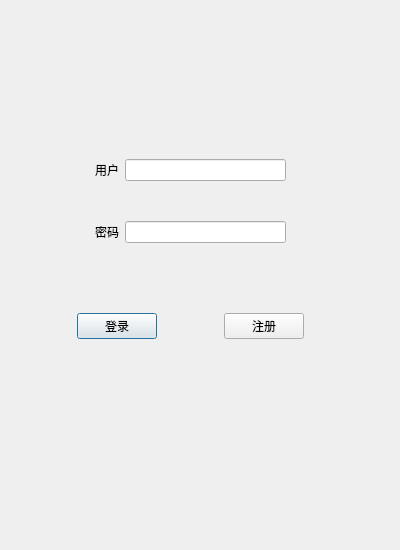
<?xml version="1.0" encoding="UTF-8"?>
<ui version="4.0">
 <class>Login</class>
 <widget class="QDialog" name="Login">
  <property name="minimumSize">
   <size>
    <width>400</width>
    <height>550</height>
   </size>
  </property>
  <property name="maximumSize">
   <size>
    <width>400</width>
    <height>550</height>
   </size>
  </property>
  <property name="windowTitle">
   <string>Login</string>
  </property>
  <widget class="QWidget" name="">
   <property name="geometry">
    <rect>
     <x>10</x>
     <y>90</y>
     <width>361</width>
     <height>321</height>
    </rect>
   </property>
   <layout class="QVBoxLayout" name="verticalLayout">
    <property name="leftMargin">
     <number>5</number>
    </property>
    <property name="topMargin">
     <number>5</number>
    </property>
    <property name="rightMargin">
     <number>5</number>
    </property>
    <property name="bottomMargin">
     <number>5</number>
    </property>
    <item>
     <spacer name="verticalSpacer_3">
      <property name="orientation">
       <enum>Qt::Vertical</enum>
      </property>
      <property name="sizeType">
       <enum>QSizePolicy::Fixed</enum>
      </property>
      <property name="sizeHint" stdset="0">
       <size>
        <width>20</width>
        <height>60</height>
       </size>
      </property>
     </spacer>
    </item>
    <item>
     <layout class="QHBoxLayout" name="horizontalLayout">
      <item>
       <spacer name="horizontalSpacer">
        <property name="orientation">
         <enum>Qt::Horizontal</enum>
        </property>
        <property name="sizeType">
         <enum>QSizePolicy::Fixed</enum>
        </property>
        <property name="sizeHint" stdset="0">
         <size>
          <width>80</width>
          <height>20</height>
         </size>
        </property>
       </spacer>
      </item>
      <item>
       <widget class="QLabel" name="label">
        <property name="text">
         <string>用户</string>
        </property>
       </widget>
      </item>
      <item>
       <widget class="QLineEdit" name="lineEdit"/>
      </item>
      <item>
       <spacer name="horizontalSpacer_2">
        <property name="orientation">
         <enum>Qt::Horizontal</enum>
        </property>
        <property name="sizeType">
         <enum>QSizePolicy::Fixed</enum>
        </property>
        <property name="sizeHint" stdset="0">
         <size>
          <width>80</width>
          <height>20</height>
         </size>
        </property>
       </spacer>
      </item>
     </layout>
    </item>
    <item>
     <spacer name="verticalSpacer">
      <property name="orientation">
       <enum>Qt::Vertical</enum>
      </property>
      <property name="sizeType">
       <enum>QSizePolicy::Fixed</enum>
      </property>
      <property name="sizeHint" stdset="0">
       <size>
        <width>20</width>
        <height>30</height>
       </size>
      </property>
     </spacer>
    </item>
    <item>
     <layout class="QHBoxLayout" name="horizontalLayout_2">
      <item>
       <spacer name="horizontalSpacer_3">
        <property name="orientation">
         <enum>Qt::Horizontal</enum>
        </property>
        <property name="sizeType">
         <enum>QSizePolicy::Fixed</enum>
        </property>
        <property name="sizeHint" stdset="0">
         <size>
          <width>80</width>
          <height>20</height>
         </size>
        </property>
       </spacer>
      </item>
      <item>
       <widget class="QLabel" name="label_2">
        <property name="text">
         <string>密码</string>
        </property>
       </widget>
      </item>
      <item>
       <widget class="QLineEdit" name="lineEdit_2"/>
      </item>
      <item>
       <spacer name="horizontalSpacer_4">
        <property name="orientation">
         <enum>Qt::Horizontal</enum>
        </property>
        <property name="sizeType">
         <enum>QSizePolicy::Fixed</enum>
        </property>
        <property name="sizeHint" stdset="0">
         <size>
          <width>80</width>
          <height>20</height>
         </size>
        </property>
       </spacer>
      </item>
     </layout>
    </item>
    <item>
     <spacer name="verticalSpacer_2">
      <property name="orientation">
       <enum>Qt::Vertical</enum>
      </property>
      <property name="sizeType">
       <enum>QSizePolicy::Fixed</enum>
      </property>
      <property name="sizeHint" stdset="0">
       <size>
        <width>20</width>
        <height>60</height>
       </size>
      </property>
     </spacer>
    </item>
    <item>
     <layout class="QHBoxLayout" name="horizontalLayout_3">
      <item>
       <spacer name="horizontalSpacer_5">
        <property name="orientation">
         <enum>Qt::Horizontal</enum>
        </property>
        <property name="sizeHint" stdset="0">
         <size>
          <width>40</width>
          <height>20</height>
         </size>
        </property>
       </spacer>
      </item>
      <item>
       <widget class="QPushButton" name="pushButton">
        <property name="text">
         <string>登录</string>
        </property>
       </widget>
      </item>
      <item>
       <spacer name="horizontalSpacer_7">
        <property name="orientation">
         <enum>Qt::Horizontal</enum>
        </property>
        <property name="sizeHint" stdset="0">
         <size>
          <width>40</width>
          <height>20</height>
         </size>
        </property>
       </spacer>
      </item>
      <item>
       <widget class="QPushButton" name="pushButton_2">
        <property name="text">
         <string>注册</string>
        </property>
       </widget>
      </item>
      <item>
       <spacer name="horizontalSpacer_6">
        <property name="orientation">
         <enum>Qt::Horizontal</enum>
        </property>
        <property name="sizeHint" stdset="0">
         <size>
          <width>40</width>
          <height>20</height>
         </size>
        </property>
       </spacer>
      </item>
     </layout>
    </item>
    <item>
     <spacer name="verticalSpacer_4">
      <property name="orientation">
       <enum>Qt::Vertical</enum>
      </property>
      <property name="sizeType">
       <enum>QSizePolicy::Fixed</enum>
      </property>
      <property name="sizeHint" stdset="0">
       <size>
        <width>20</width>
        <height>60</height>
       </size>
      </property>
     </spacer>
    </item>
   </layout>
  </widget>
 </widget>
 <resources/>
 <connections/>
</ui>
